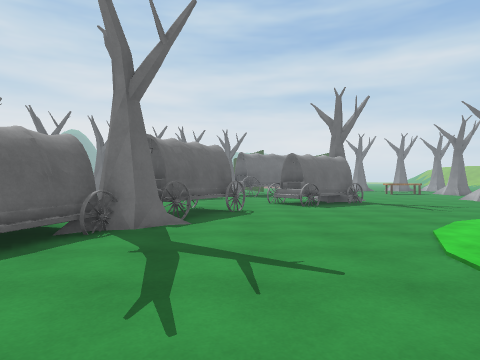
[1] (above)

24 first-person views from a walk through a Unity game level. The camera is 1.39 m above the floor, looks level and sees 75° across. The floor is counted in squares, 1.49 m on a side. Each view is taken from the middle of a square. On the plan, view 1 faces up. The plan holds only what a view shows up to about 12 squares ahead; the rest is blank. The place goes on beyond the plan. The player character is not drawn. Surface patterns are stand-ins for the level's own textures.

[2]
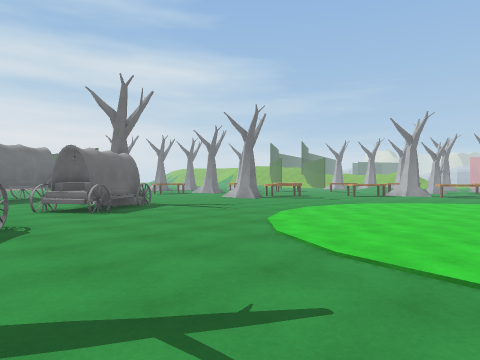

[3]
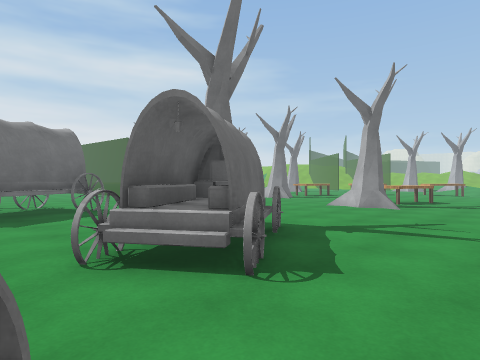

[4]
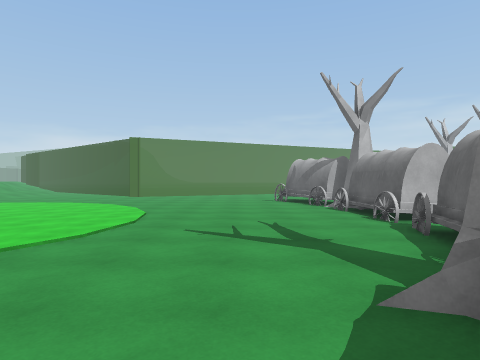

[5]
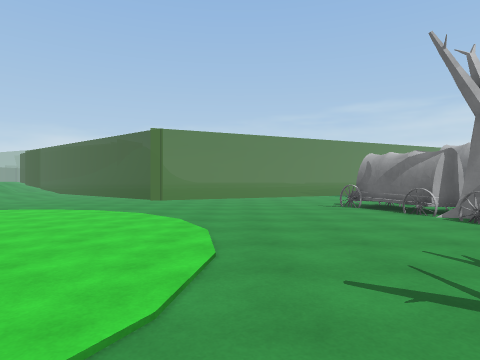

[6]
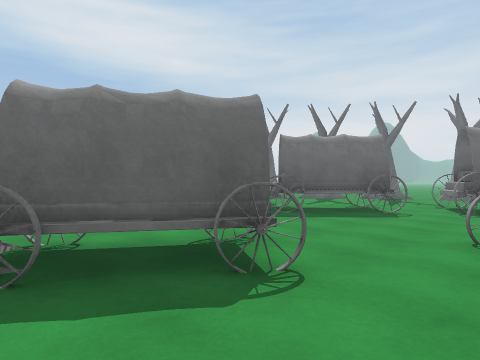

[7]
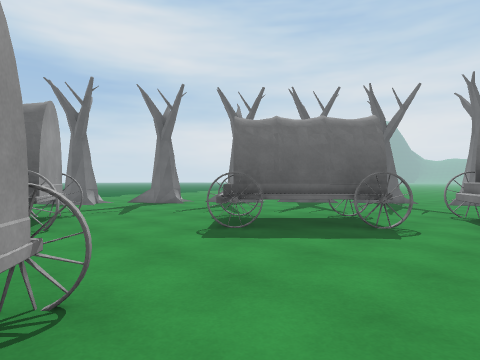

[8]
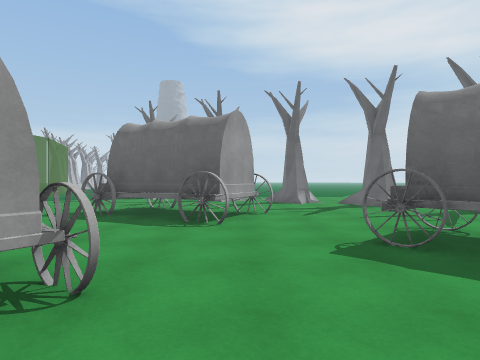

[9]
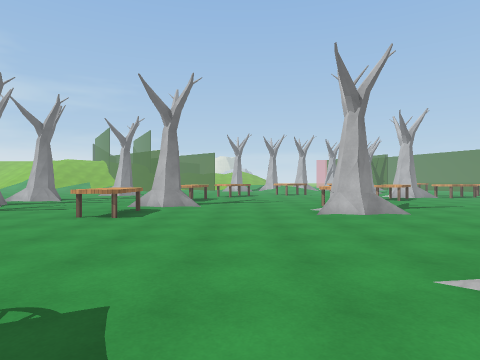

[10]
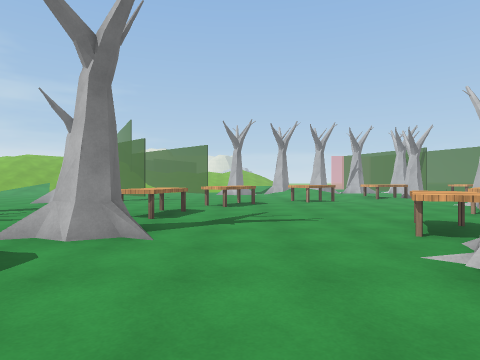

[11]
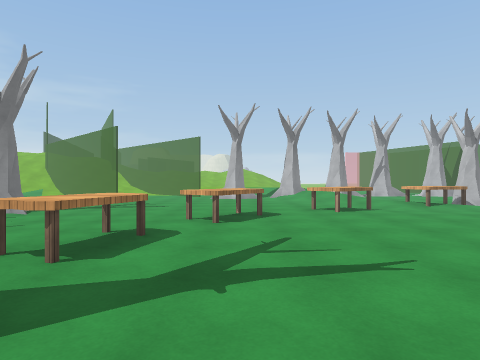

[12]
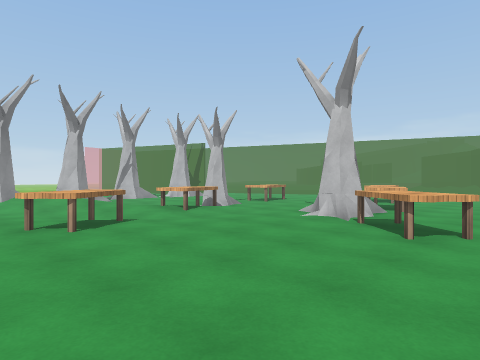

[13]
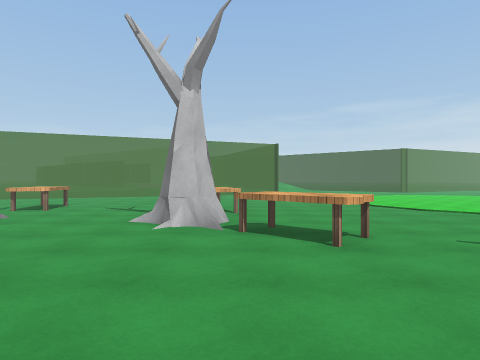

[14]
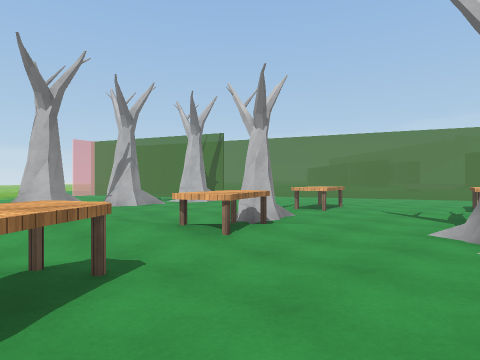

[15]
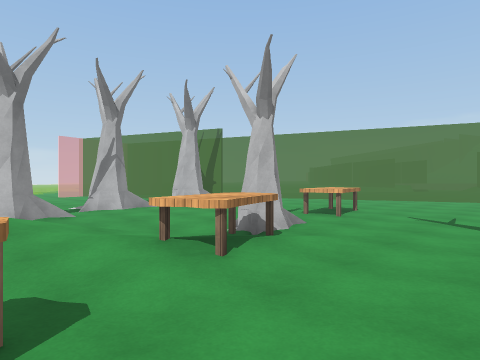

[16]
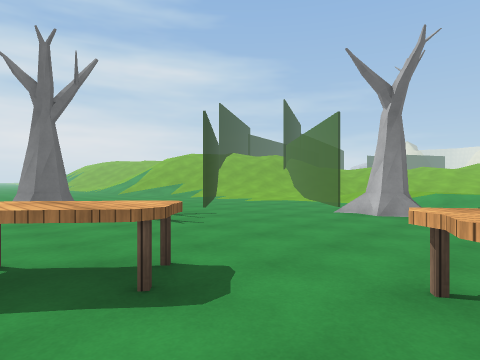

[17]
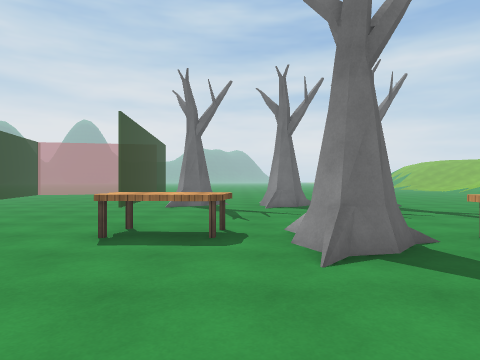

[18]
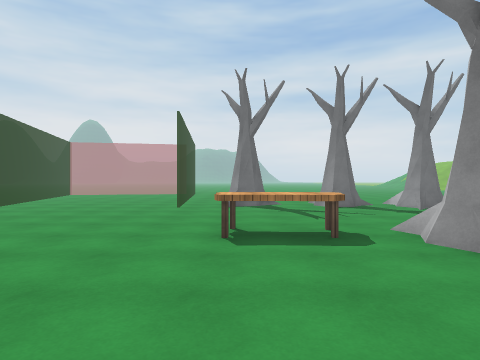

[19]
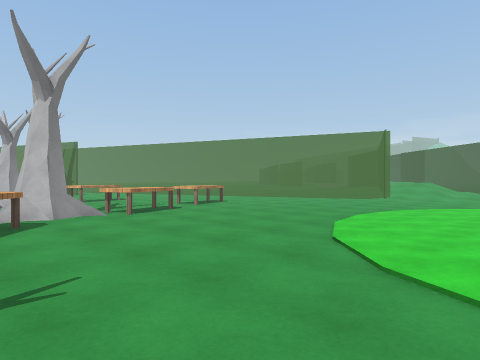

[20]
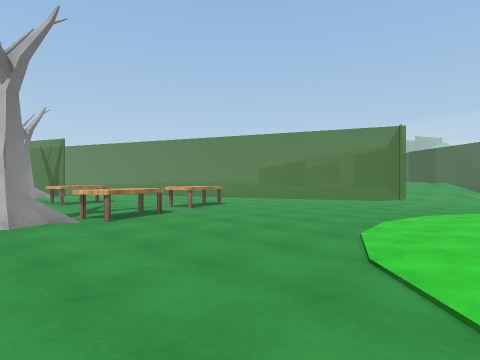

[21]
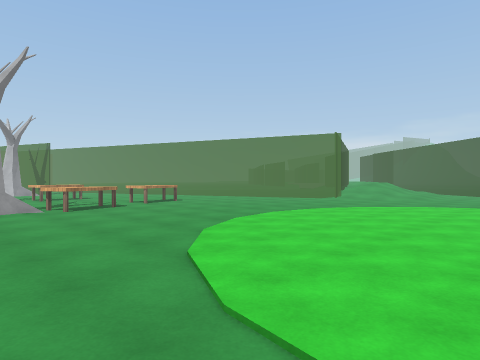

[22]
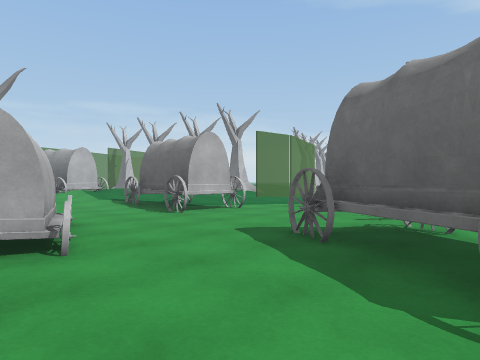

[23]
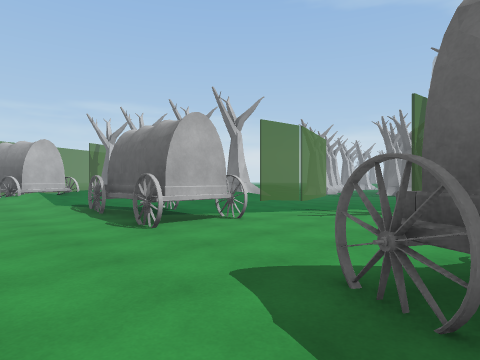

[24]
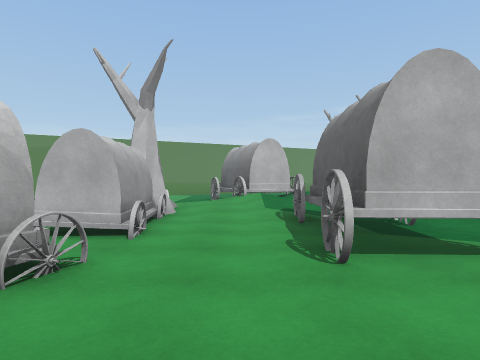

### Floor plan
Key: @ floor where view 1 was taken; # wall or solid block; x gap in a wall; . main floor; : floor 0.25 m higher than the main floor; - floor 0.25 m lower than the main floor; + floor 0.75 m higher than the main floor; / step, stairs or slope; ^ raised ledge; T table; W wheel; O other object.
Columns run from 14 left of view 1 to 32 right of it. Each row starts with its distance up from view 1.
 27                  ..... .##.##.  ...
 26                  ..... ....##.##...
 25              #   ..................
 24             ..   ..................##
 23             ..  ....................
 22            ...  ...................... ....
 21          ...... OO......TTT.................
 20         ......O  O......TT.##.TT............
 19         .....OOOOOO........##.TTT..........
 18    # ......O..OO.................TT.......#
 17    ##......OO.O..................TTT......# //
 16    ......O OOO............................. /+
 15    .......OO........................T...
 14   #.......O......O# .....##T.......TT...///#
 13   ....W........OOOOO.....#.TTT......TT-///
 12    ...W #.......OO...................-/////#
 11    ... ^W.......O..............T......T///.#
 10    ..  #....OOO...............TT.....TT//.../..
  9    .O  #....OO.................TT/...TT--...##.
  8    ...W....OOO...................#:...#:....#
  7    ........##O...................x..../.....
  6  .........OO#...................TT.....T..
  5 ..........OO.....................T....TT.
  4 ....O....OO...........................TT..
  3 ....OOO...OO......................T.......
  2 .... O...OO..........  ...........TT....
  1 /...OO...OO..........  ...........TT....
  0  //.OOO..OO...@....... ........... ....
 -1   //..::/OOO.....................   ..
 -2     /////##O....................
 -3      /////OO...................
 -4      / O:: O..................
 -5      OOO :/OO............. ..
 -6        O  ...............

Where each view was taken, in squares from view 1:
view 1: 0 up, 0 right, facing up
view 2: 2 up, 1 left, facing up-right
view 3: 9 up, 0 right, facing up-right
view 4: 9 up, 0 right, facing down
view 5: 6 up, 2 right, facing down
view 6: 7 up, 2 right, facing up-left
view 7: 10 up, 1 right, facing up-left
view 8: 12 up, 1 right, facing left
view 9: 17 up, 2 right, facing right
view 10: 17 up, 8 right, facing right
view 11: 17 up, 12 right, facing right
view 12: 16 up, 15 right, facing down-right
view 13: 15 up, 18 right, facing down
view 14: 14 up, 19 right, facing down-right
view 15: 13 up, 20 right, facing down-right
view 16: 14 up, 19 right, facing up-right
view 17: 15 up, 12 right, facing up
view 18: 15 up, 10 right, facing up
view 19: 10 up, 10 right, facing down-right
view 20: 9 up, 11 right, facing down-right
view 21: 9 up, 8 right, facing down-right
view 22: 11 up, 3 left, facing down-left
view 23: 9 up, 5 left, facing down-left
view 24: 7 up, 7 left, facing down
